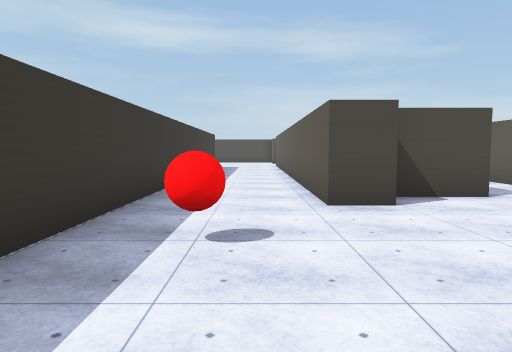
View 1 (above)

24 first-person views from a walk through a 3-D level made in the Unity game engine. The camera is 1.5 m above the floor, tilts 4° down and sees 70° across. The floor is counted in squares, 2 m on a side. Each view is taken from the middle of a square. On the plan, view 1 faces up. The plan holds only what a view shows up to about 11 squares ahead; the rest is blank. The place goes on beyond the plan. The player is left out. Some animated figures are not drawn. Some surface patterns are stand-ins.

View 2
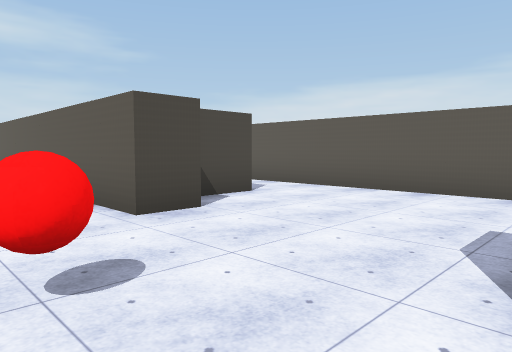

View 3
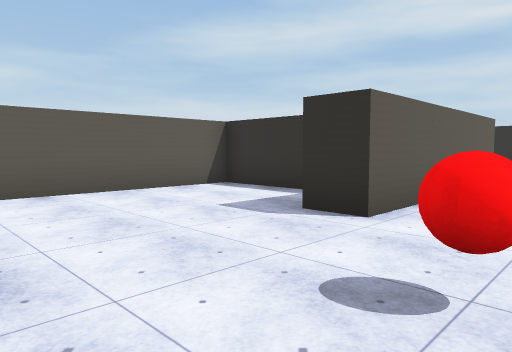

View 4
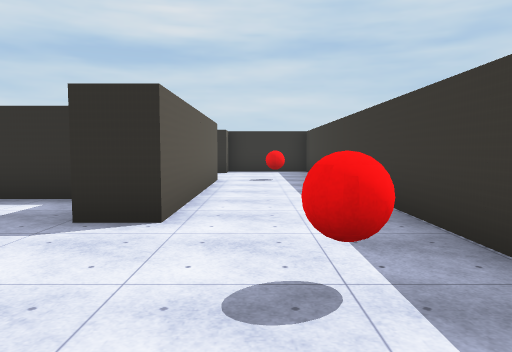

View 5
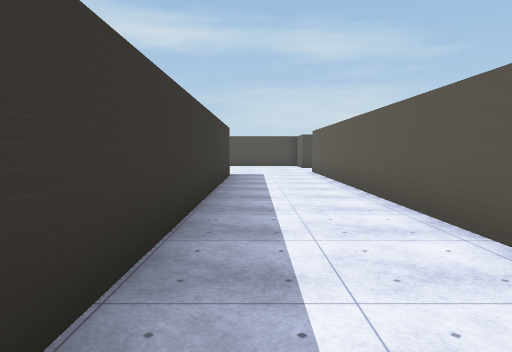

View 6
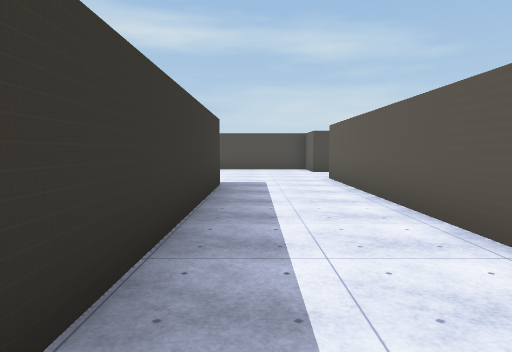

View 7
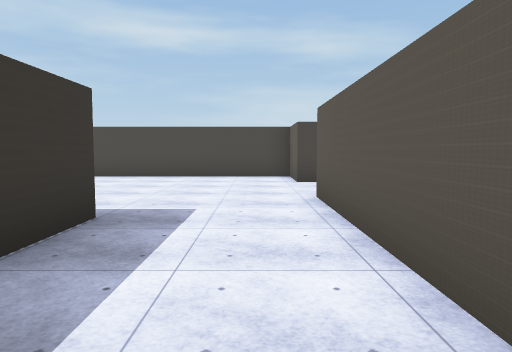

View 8
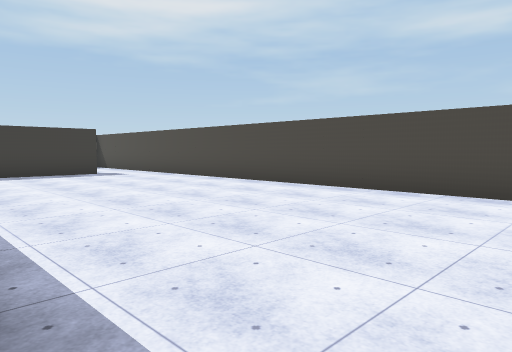

View 9
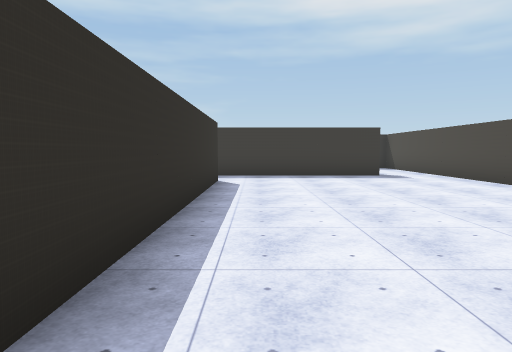

View 10
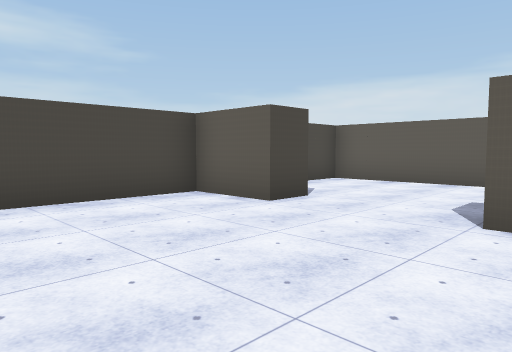

View 11
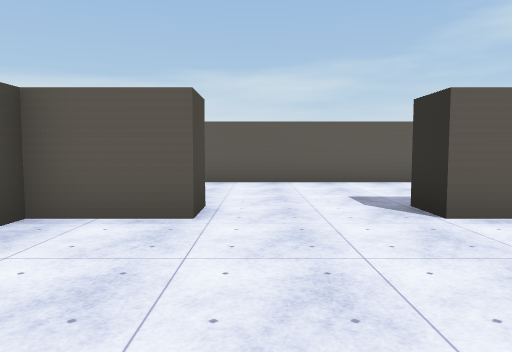

View 12
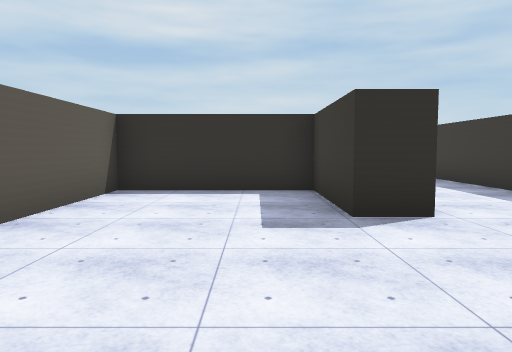

View 13
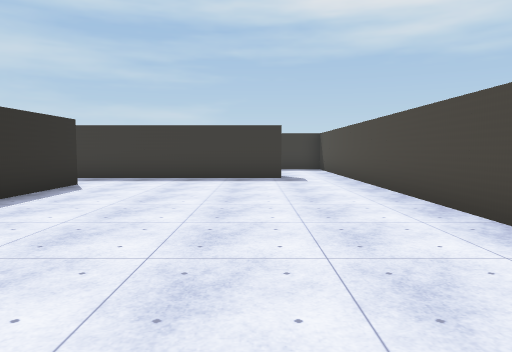

View 14
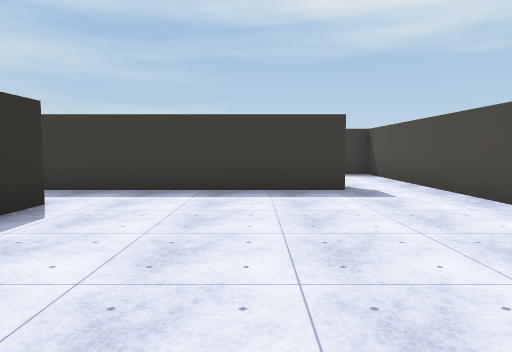

View 15
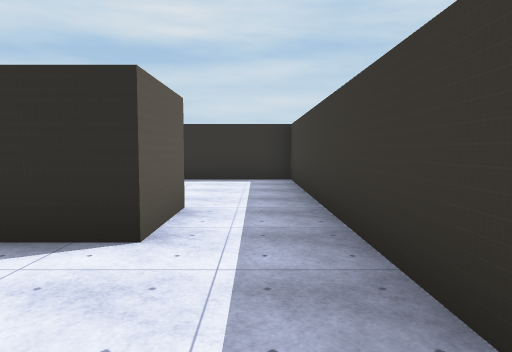

View 16
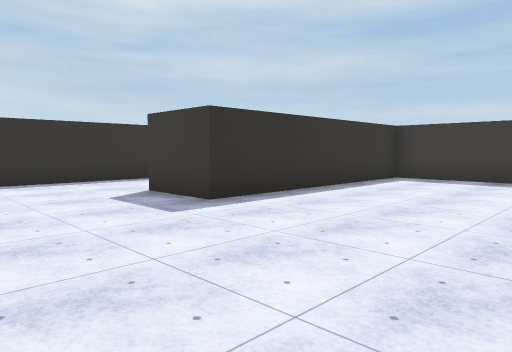

View 17
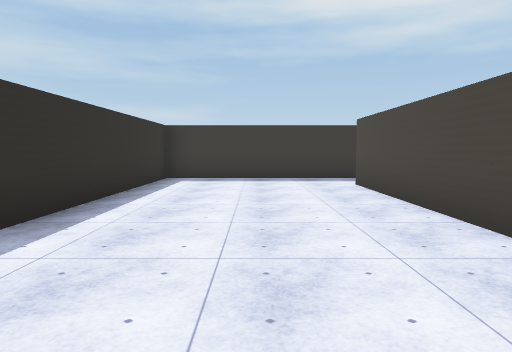

View 18
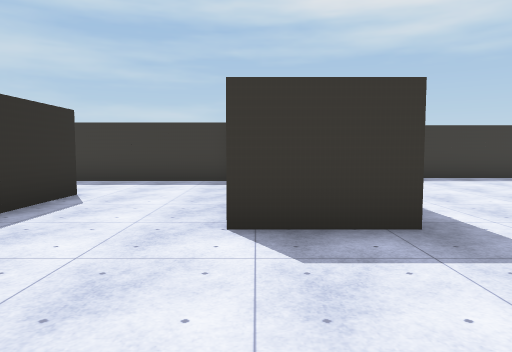

View 19
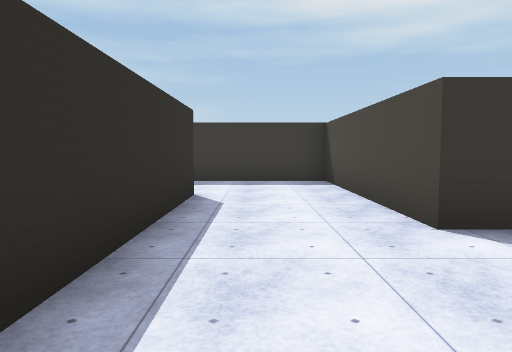

View 20
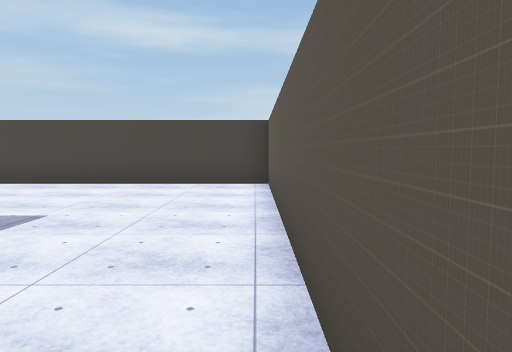

View 21
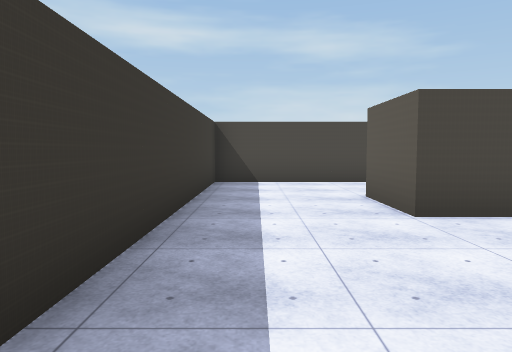

View 22
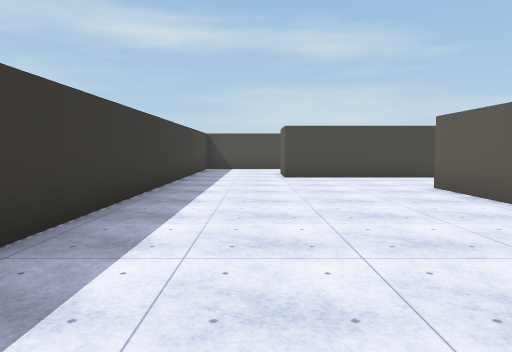

View 23
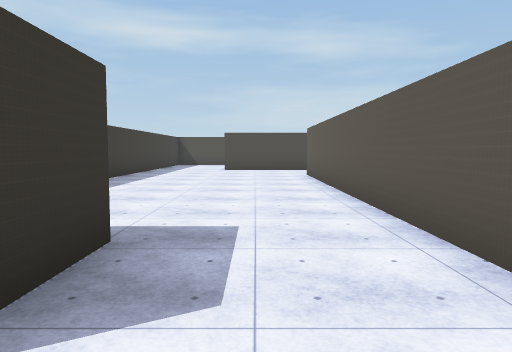

View 24
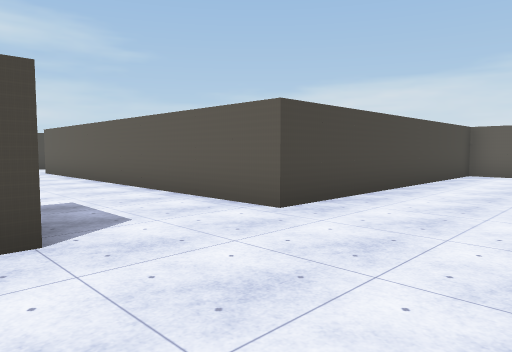

### Floor plan
Ten units are one square. View 1 is at (0, 0); x grows to the right and y downward. Boxes are objects, and circles mark ways between rooms. Rooms are numbered by the first view taken in them; rooms with no view inside come last. Other rooms are left out.
<svg viewBox="-175 -230 236 345">
<path fill="none" stroke="#000" d="M20 -49 10 -49M39 -59 22 -59M28 6 56 6 56 -89M-18 -44 -18 45M10 44 10 -12 20 -12M-18 -161 -18 -44M20 -207 10 -207 10 -225 -135 -225M-111 -142 -111 -161 -32 -161M-129 -208 -129 -146M10 -49 10 -179 19 -179 19 -151 56 -151 56 -225 44 -225M-27 -64 -27 -138M-26 -142 -111 -142M-92 -31 -92 -49 -44 -49M-129 -146 -129 -96 -64 -96 -64 -77 -120 -77 -120 -25M-92 80 -92 94M-120 -25 -120 42M-65 -31 -92 -31M19 110 19 99 -64 99 -64 -4M-135 -225 -170 -225"/>
<rect x="-15" y="35" width="10" height="10" fill="#bbb"><title>red ball</title></rect>
<rect x="-5" y="-35" width="10" height="10" fill="#bbb"><title>red ball</title></rect>
<circle cx="-5" cy="-40" r="3" fill="#2a7"/>
<circle cx="-120" cy="-155" r="3" fill="#2a7"/>
<circle cx="-130" cy="-215" r="3" fill="#2a7"/>
<circle cx="-105" cy="-30" r="3" fill="#2a7"/>
<text x="30" y="-40">1</text>
<text x="-30" y="-180">2</text>
<text x="-70" y="-100">3</text>
<text x="-150" y="40">4</text>
</svg>
Room 1 opens to room 2. Room 2 opens to room 3. Room 2 opens to room 4. Room 3 opens to room 4.

Where each view was taken, in squares from view 1:
view 1: 0 up, 0 right, facing up
view 2: 1 up, 1 left, facing up-right
view 3: 5 up, 1 left, facing down-right
view 4: 5 up, 0 right, facing down
view 5: 5 up, 1 left, facing up
view 6: 8 up, 1 left, facing up
view 7: 12 up, 0 right, facing up
view 8: 16 up, 1 left, facing up-left
view 9: 17 up, 2 left, facing left
view 10: 17 up, 3 left, facing up-right
view 11: 20 up, 3 left, facing right
view 12: 22 up, 3 right, facing down
view 13: 20 up, 3 left, facing left
view 14: 19 up, 6 left, facing left
view 15: 19 up, 12 left, facing down
view 16: 14 up, 3 left, facing down-left
view 17: 12 up, 3 left, facing left
view 18: 8 up, 3 left, facing left
view 19: 6 up, 3 left, facing left
view 20: 6 up, 3 left, facing up
view 21: 1 down, 11 left, facing up
view 22: 7 down, 10 left, facing up
view 23: 11 down, 8 left, facing up
view 24: 13 down, 10 left, facing up-right
